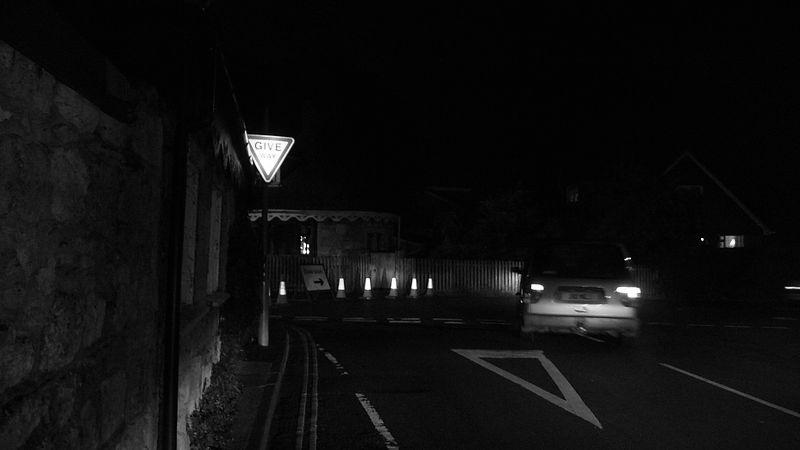
%> input picture stanfordQ3/ee368/hw1/hw1_data/hw1_dark_road_1.jpg, 800 x 450 px
$ octave q4.m   (GNU Octave 9; MATLAB toolbox functions it lacks are replaced by stand-ins)
%> lines starting %> are read from the running program, lines starting %| are printed output that depends on the picture
%% Question 4. Part A
clear all;
close all;

road1 = imread('hw1_data/hw1_dark_road_1.jpg');
%> road1 is the input picture: size 450x800 uint8; min 0, max 255, mean 14.6
road2 = imread('hw1_data/hw1_dark_road_2.jpg');
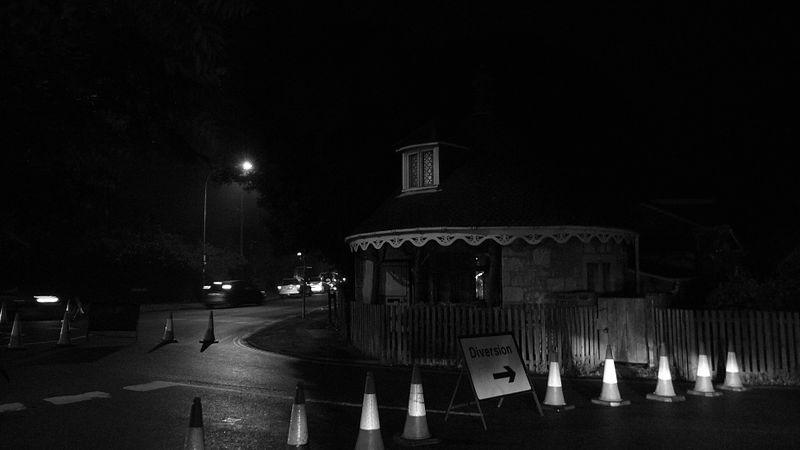
%> input picture stanfordQ3/ee368/hw1/hw1_data/hw1_dark_road_2.jpg, 800 x 450 px
%> road2 is the input picture: size 450x800 uint8; min 0, max 255, mean 16.8
road3 = imread('hw1_data/hw1_dark_road_3.jpg');
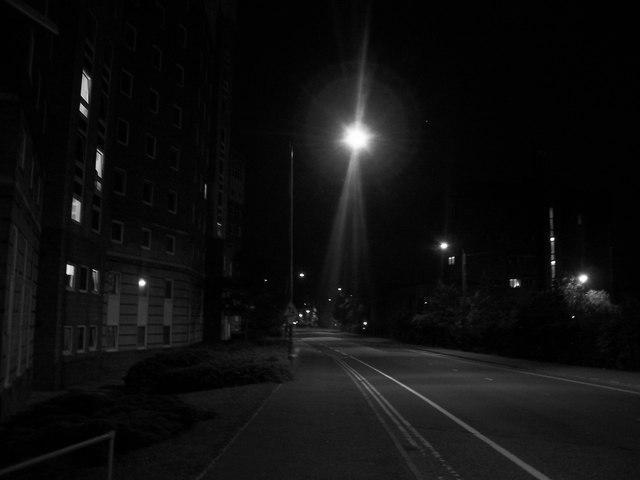
%> input picture stanfordQ3/ee368/hw1/hw1_data/hw1_dark_road_3.jpg, 640 x 480 px
%> road3 is the input picture: size 480x640 uint8; min 0, max 255, mean 15.2

figure;
subplot(3,1,1); imhist(road1);
title('Hisograms of original images');
subplot(3,1,2); imhist(road2);
subplot(3,1,3); imhist(road3);

% We can see that for road_1 there is a large peak around grayscale level 5
% and then a second smaller peak around the grayscale level 10. This second
% peak is due to the dark gray (but not quite black) pixels near the bottom
% of the image. This is probably due to the lights of the car illuminating
% the road. After these two peaks there is a drop in the histogram.

% For road_2, there is a single peak around the grayscale level 5 and then
% a gradual decrease.

% For road_3, there is a very large peak near the very bottom of the
% grayscale levels. This is due to the fact that almost the entire image is
% black. It has the fewest bright spots of the three images.

%% Question 4. Part B

road1_ghist = histeq(road1);
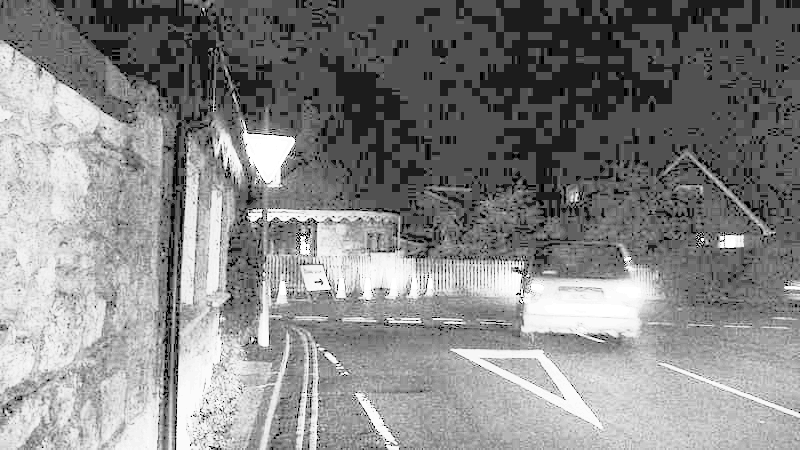
%> road1_ghist: size 450x800 uint8; min 0, max 255, mean 134.5
road2_ghist = histeq(road2);
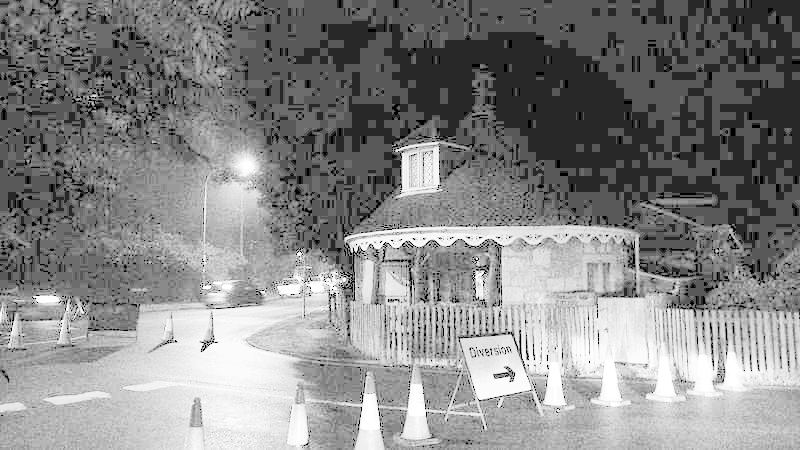
%> road2_ghist: size 450x800 uint8; min 0, max 255, mean 134.9
road3_ghist = histeq(road3);
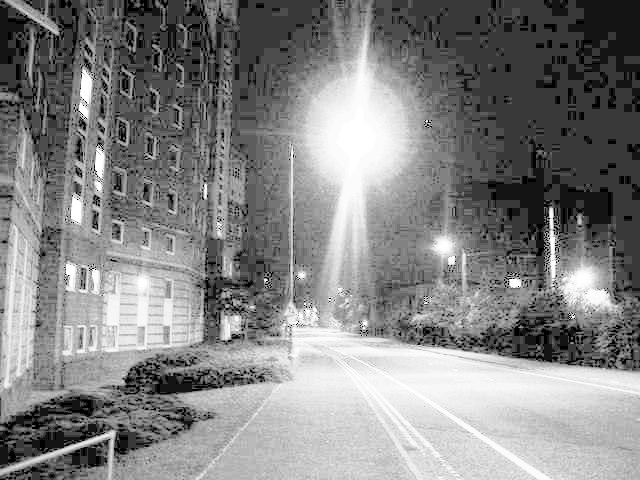
%> road3_ghist: size 480x640 uint8; min 0, max 255, mean 131.7

% [7 lines of commented-out code are left out]
figure; imshow(road1_ghist); title('With global histogram equalization');
figure; imshow(road2_ghist); title('With global histogram equalization');
figure; imshow(road3_ghist); title('With global histogram equalization');

figure;
subplot(3,1,1); imhist(road1_ghist);
title('Histograms with global histogram equalization');
subplot(3,1,2); imhist(road2_ghist);
subplot(3,1,3); imhist(road3_ghist);


% We can see that with equalization a lot of detail becomes visible. For
% example, in road_1 we can see the trees and the houses in front of the
% car. In road_2 we can see the edges of the house better, as well as the
% sign towards the left side of the image. In road_3 we can clearly see the
% building on the left as well as the building on the right. Both of these
% buildings were very hard to make out in the original image.

% However, we see a lot of patches showing up in the image equalized
% images. This is due to the fact that in histogram equalization, bins
% cannot be "split". That is, the number of non-zero bins cannot increase,
% and therefore there will be jumps between different grayscale values, not
% a gradual transition like we would expect.

%% Question 4. Part C
road1_tiles = 16; road1_lim = 0.02;
road2_tiles = 16; road2_lim = 0.02;
road3_tiles = 16; road3_lim = 0.015;

road1_ahist = adapthisteq(road1, 'NumTiles', [road1_tiles, road1_tiles], 'ClipLimit', road1_lim);
road2_ahist = adapthisteq(road2, 'NumTiles', [road2_tiles, road2_tiles], 'ClipLimit', road2_lim);
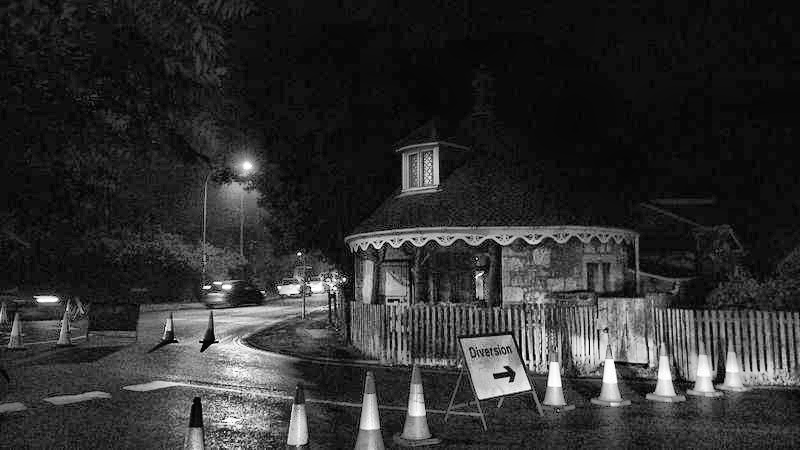
%> road2_ahist: size 450x800 uint8; min 0, max 255, mean 47.3
road3_ahist = adapthisteq(road3, 'NumTiles', [road3_tiles, road3_tiles], 'ClipLimit', road3_lim);

display(['For Road_1: tiles = ' num2str(road1_tiles) 'x' num2str(road1_tiles) ' , Clipping limit = ' num2str(road1_lim) ]);
display(['For Road_2: tiles = ' num2str(road2_tiles) 'x' num2str(road2_tiles) ' , Clipping limit = ' num2str(road2_lim) ]);
display(['For Road_3: tiles = ' num2str(road3_tiles) 'x' num2str(road3_tiles) ' , Clipping limit = ' num2str(road3_lim) ]);

% [7 lines of commented-out code are left out]

figure; imshow(road1_ahist); title('With adaptive histogram equalization');
figure; imshow(road2_ahist); title('With adaptive histogram equalization');
figure; imshow(road3_ahist); title('With adaptive histogram equalization');

figure;
subplot(3,1,1); imhist(road1_ahist);
title('Histograms with adaptive histogram equalization');
subplot(3,1,2); imhist(road2_ahist);
subplot(3,1,3); imhist(road3_ahist);
%> after `imhist(road3_ahist)`:
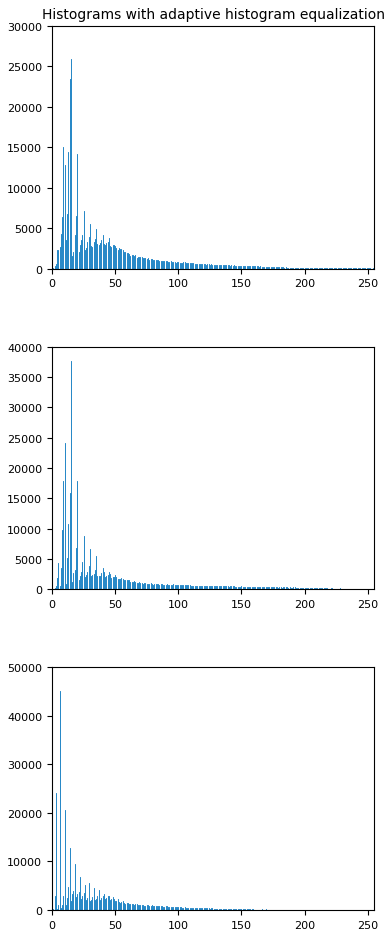
%> figure redrawn from the program's plot data, 3 panels; panel 1: highest point at x = 15, y = 25932; panel 2: highest point at x = 15, y = 37555; panel 3: highest point at x = 6, y = 45217


% We can see that when we apply adaptive histogram equalization as opposed
% to global histogram equalization we are able to pull out detail from the
% images without adding noise and "patchiness" to the image. We can still
% see the trees and the house in road_1, the edges of the roof and the road
% sign in road_2, and the buildings on the left and right in road_3.
